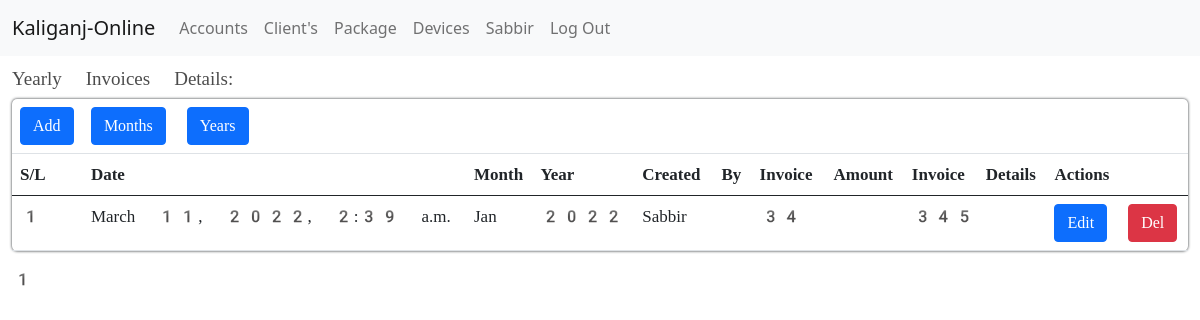
The page /account/yearly_invoice/ (signed in) on the database its author committed.
### apps/core/models.py (models this page shows, shortened)
class Isp_info(models.Model):
    name = models.CharField(max_length=200)
    address = models.CharField(max_length=200)
    phone = models.CharField(max_length=200)
    email = models.EmailField(max_length=200)
    website = models.URLField(max_length=200)

### apps/users/models.py (models this page shows, shortened)
class User(AbstractBaseUser):
    genders = (
        ('Male', 'Male'),
        ('Female', 'Female'),
        ('Others', 'Others'),
    )
    first_name = models.CharField(max_length=245)
    last_name = models.CharField(max_length=245)
    gender = models.CharField(max_length=245, choices=genders)
    email = models.EmailField(max_length=245, unique=True)
    phone = models.CharField(max_length=13, unique=True)
    nid = models.CharField(max_length=13, unique=True)
    timestamp = models.DateTimeField(auto_now_add=True)
    is_active = models.BooleanField(default=True)
    client = models.BooleanField(default=True)
    reseller = models.BooleanField(default=False)
    owner = models.BooleanField(default=False)
    worker = models.BooleanField(default=False)
    staff = models.BooleanField(default=False)
    admin = models.BooleanField(default=False)
    USERNAME_FIELD = 'email'
    REQUIRED_FIELDS = []
    object = UserManager()

class Staffs(models.Model):
    choice_status = (('Active', 'Active'), ('Inactive', 'Inactive'))
    stafftype = (('Owner', 'Owner'),
                 ('Accountant', 'Accountant'),
                 ('Server Team', 'Server Team'),
                 ('Fiber Team', 'Fiber Team'),
                 ('Support Team', 'Support Team'),
                 ('Sales Team', 'Sales Team'))
    user = models.OneToOneField(User, on_delete=models.CASCADE)
    staffs_Id = models.ForeignKey(
        Staff_Id, on_delete=models.CASCADE, null=True, blank=True)
    address = models.CharField(max_length=245)
    salary = models.FloatField(default=0)
    stafftype = models.CharField(max_length=245, choices=stafftype)
    status = models.CharField(max_length=245, choices=choice_status)

### apps/account/models.py (models this page shows, shortened)
class Yearly_Invoice(models.Model):
    Staffs_details = models.ForeignKey(Staffs, on_delete=models.CASCADE)
    date = models.DateTimeField(auto_now_add=True)
    month = models.ForeignKey(Month, on_delete=models.CASCADE)
    year = models.ForeignKey(Year, on_delete=models.CASCADE)
    invoice_amount = models.IntegerField()
    invoice_details = models.CharField(max_length=500)

class Month(models.Model):
    month_name = models.CharField(max_length=20)
    active = models.BooleanField(default=False)
    def __str__(self):
        return self.month_name

class Year(models.Model):
    year_name = models.CharField(max_length=20)
    active = models.BooleanField(default=False)
    def __str__(self):
        return self.year_name

### apps/clients/decorators.py (the view, shortened to what this page needs)
    def wrapper_func(request, *args, **kwargs):
        if request.user.admin == True:
            return view_func(request, *args, **kwargs)

### apps/account/views.py (called while the page is built)
@login_required(login_url='client-login')
@admin_roles
def yearlyInvoiceShowing(request):
    isp_info = Isp_info.objects.filter(id=1).first()
    invoice = Yearly_Invoice.objects.all().order_by('-id')
    p = Paginator(invoice, 50)
    n = request.GET.get('p')
    invoices = p.get_page(n)
    context = {'isp_info': isp_info, 'invoices': invoices}
    return render(request, 'core/invoice/yearlyinvoice.html', context)

### apps/account/templates/core/invoice/yearlyinvoice.html (shortened to what this page needs)
{% extends 'core/account/account_dashboard.html' %}
{% block content %}
<section>
    <div class="container-fluid">
        <div class="base-title">
            <h3>Yearly Invoices Details:</h3>
        </div>
        <div class="fiber-details-wrappers">
            <table class="table table-hover">
                <thead>
                    <tr>
                        <td scope="col"><a class="btn btn-primary" href="{% url 'yearly-add' %}">Add</a></td>
                        <td colspan="7"><a class="btn btn-primary" href="{% url 'month-list' %}">Months</a>
                            <a class="btn btn-primary" href="{% url 'year-list' %}">Years</a></td>
                    </tr>
                    <tr>
                        <th scope="col">S/L</th>
                        <th scope="col">Date</th>
                        <th scope="col">Month</th>
                        <th scope="col">Year</th>
                        <th scope="col">Created By</th>
                        <th scope="col">Invoice Amount</th>
                        <th scope="col">Invoice Details</th>
                        <th scope="col">Actions</th>
                    </tr>
                </thead>
                <tbody>
                    {% for i in invoices %}
                    <tr>
                        <th scope="row">{{forloop.counter}}</th>
                        <td>{{i.date}}</td>
                        <td>{{i.month}}</td>
                        <td>{{i.year}}</td>
                        <td>{{i.Staffs_details.user.first_name}}</td>
                        <td>{{i.invoice_amount}}</td>
                        <td>{{i.invoice_details}}</td>
                        <td>
                            <a class="btn btn-primary ml-1" href="{% url 'yearly-edit' i.id %}">Edit</a>
                            {% if request.user.admin %}
                            <a class="btn btn-danger ml-1" href="{% url 'yearly-del' i.id %}">Del</a>
                            {% endif %}
                        </td>
                    </tr>
                    {% endfor %}
                </tbody>
            </table>
            {{invoices.number}}
        </div>
    </div>
</section>
{% endblock %}

### apps/core/templates/core/base.html (shortened to what this page needs)
{% load static %}
<!DOCTYPE html>
<html lang="en">
<head>
  <link href="https://cdn.jsdelivr.net/npm/bootstrap@5.0.2/dist/css/bootstrap.min.css" rel="stylesheet">
  <link rel="stylesheet" href="{% static 'core/main.css' %}">
</head>
<body>
  <nav class="navbar navbar-expand-lg navbar-light bg-light">
    <div class="container-fluid">
      <a class="navbar-brand" href="{% url 'inside' %}">{{isp_info.name}}</a>
      <div class="collapse navbar-collapse" id="navbarNav">
        <ul class="navbar-nav">
          {% if request.user.owner %}
          <li class="nav-item">
            <a class="nav-link" href="{% url 'account-dashboard' %}">Accounts</a>
          </li>
          {% endif %}
          {% block navbar %}
          <li class="nav-item">
            <a class="nav-link" href="{% url 'client-show' %}">Client's</a>
          </li>
          <li class="nav-item">
            <a class="nav-link" href="{% url 'package-show' %}">Package</a>
          </li>
          <li class="nav-item">
            <a class="nav-link" href="{% url 'devicesInfo' %}">Devices</a>
          </li>
          {% endblock navbar %}
          <li class="nav-item">
            <a class="nav-link" href="{% url 'user_dashboard' %}">{{request.user.first_name}}</a>
          </li>
          <li class="nav-item">
            <a class="nav-link" href="{% url 'client_logout' %}">Log Out</a>
          </li>
        </ul>
      </div>
    </div>
  </nav>
  {% block content %}{% endblock content %}
</body>
</html>

### static/core/main.css (style rules this page uses)
.base-title h3 { font-size: 19px; margin-top: 1%; font-weight: 500; font-family: emoji; color: #000000b3; }
.fiber-details-wrappers { font-family: emoji; font-size: 17px; }
table { box-shadow: 0px 0px 3px 0px; border-radius: 5px; padding: 1%; }

### rows shown on the page
Isp_info: name "Kaliganj-Online"
User: user.first_name "Sabbir"
Yearly_Invoice: date "March 11, 2022, 2:39 a.m.", month "Jan", year "2022", Staffs_details.user.first_name "Sabbir", invoice_amount "34", invoice_details "345"

### other values the page prints
{{ invoices.number }} "1"
